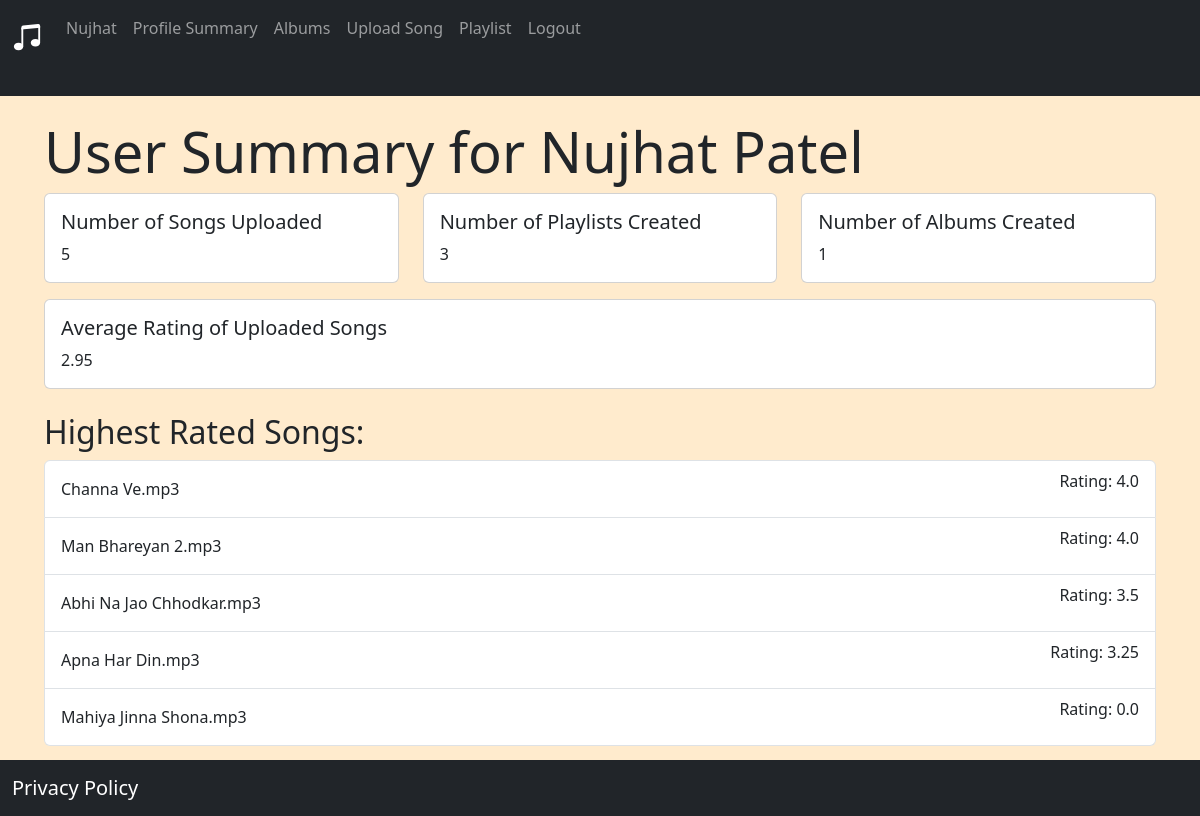
The app's page /user_summary (signed in) with its own data.
### website/models.py (models this page shows)
class User(db.Model, UserMixin):
    id = db.Column(db.Integer, primary_key = True)
    email = db.Column(db.String(150), unique = True)
    password = db.Column(db.String(150))
    first_name = db.Column(db.String(150))
    last_name = db.Column(db.String(150))
    white_list = db.Column(db.Boolean, default = True)
    playlists = db.relationship('Playlist', backref= 'user', lazy = True)
    songs = db.relationship('Song', backref= 'user', lazy = True)
    albums = db.relationship('Album', backref= 'user', lazy = True)

class Song(db.Model):
    id = db.Column(db.Integer, primary_key = True)
    name = db.Column(db.String(150))
    lyrics = db.Column(db.String(5000))
    duration = db.Column(db.String(150))
    singer = db.Column(db.String(150))
    genre = db.Column(db.String(150))
    created_at = db.Column(db.DateTime(), default = func.now())
    ratings = db.Column(db.Float, default=0.0)
    num_ratings = db.Column(db.Integer, default=0)
    user_id = db.Column(db.Integer, db.ForeignKey('user.id'))
    albums = db.relationship('Album', secondary= album_song_association, back_populates='album_songs')
    playlists = db.relationship('Playlist', secondary= playlist_song_association, back_populates='songs')

### website/views.py (the view)
@views.route('/user_summary')
def user_summary():
    user_id = session.get('user')
    user_name = session.get('user_name')
    user = User.query.get(user_id)
    num_songs = len(user.songs)
    num_playlists = len(user.playlists)
    num_albums = len(user.albums)
    total_rating = 0
    for song in user.songs:
        total_rating += song.ratings
    average_rating = total_rating / num_songs if num_songs > 0 else 0
    highest_rated_songs = (
        Song.query.filter_by(user_id=user_id)
        .order_by(Song.ratings.desc())
        .limit(5)  # You can limit to a specific number of top-rated songs
        .all()
    )
    return render_template(
        'user_summary.html',
        user=user,
        user_name = user_name,
        num_songs=num_songs,
        num_playlists=num_playlists,
        num_albums=num_albums,
        average_rating=average_rating,
        highest_rated_songs=highest_rated_songs,
    )

### website/templates/user_summary.html (shortened to what this page needs)
{% extends "base.html" %}
{% block content %}
<div class="container mt-5">
    <h1 class="display-4">User Summary for {{ user.first_name }} {{ user.last_name }}</h1>
    <div class="row">
        <div class="col-md-4">
            <div class="card">
                <div class="card-body">
                    <h5 class="card-title">Number of Songs Uploaded</h5>
                    <p class="card-text">{{ num_songs }}</p>
                </div>
            </div>
        </div>
        <div class="col-md-4">
            <div class="card">
                <div class="card-body">
                    <h5 class="card-title">Number of Playlists Created</h5>
                    <p class="card-text">{{ num_playlists }}</p>
                </div>
            </div>
        </div>
        <div class="col-md-4">
            <div class="card">
                <div class="card-body">
                    <h5 class="card-title">Number of Albums Created</h5>
                    <p class="card-text">{{ num_albums }}</p>
                </div>
            </div>
        </div>
    </div>
    <div class="card mt-3">
        <div class="card-body">
            <h5 class="card-title">Average Rating of Uploaded Songs</h5>
            <p class="card-text">{{ average_rating|round(2) }}</p>
        </div>
    </div>
    <div class="mt-4">
        <h2>Highest Rated Songs:</h2>
        <ul class="list-group">
            {% for song in highest_rated_songs %}
            <li class="list-group-item d-flex justify-content-between align-items-center">
                {{ song.name }}
                <p>Rating: {{ song.ratings|round(2) }}</p>
            </li>
            {% endfor %}
        </ul>
    </div>
</div>
{% endblock %}

### website/templates/base.html (shortened to what this page needs)
<!DOCTYPE html>
<html lang="en" >
<head>
  <link href="https://cdn.jsdelivr.net/npm/bootstrap@5.3.2/dist/css/bootstrap.min.css" rel="stylesheet"
>
</head>
<body  style="background-color: blanchedalmond;">
  <nav class="navbar navbar-expand-sm navbar-dark bg-dark fixed-top mb-4">
    <div class="container-fluid mb-4">
      <a class="navbar-brand" href="javascript:void(0)"> </i></a>
      <div class="collapse navbar-collapse" id="mynavbar">
        <ul class="navbar-nav me-auto">
          <li class="nav-item">
            <a class="nav-link" href="{{url_for('views.home')}}">{{ user_name}} </a>
          </li>
          <li class="nav-item">
            <a class="nav-link" href="{{url_for('views.user_summary')}}">Profile Summary </a>
          </li>
          <li class="nav-item">
            <a class="nav-link" href="{{url_for('album.view_albums')}}">
              <p>Albums </p>
            </a>
          </li>
          <li class="nav-item">
            <a class="nav-link" href="{{url_for('views.upload_song')}}">
              <p>Upload Song </p>
            </a>
          </li>
          <li class="nav-item">
            <a class="nav-link" href="{{url_for('playlist.select_playlist')}}">
              <p>Playlist </p>
            </a>
          </li>
          <li class="nav-item">
            <a class="nav-link" href="{{url_for('auth.logout')}}">Logout</a>
          </li>
        </ul>
      </div>
    </div>
  </nav>
  <div style="margin-top: 50px; padding: 20px; margin-bottom: 50px;">
    <div class="container-fluid mt-5 ">
      {% block content %}
      {% endblock %}
    </div>
  </div>
  <nav class="navbar navbar-expand-sm bg-dark navbar-dark fixed-bottom">
    <div class="container-fluid">
      <a class="navbar-brand" href="{{url_for('views.privacy_policy')}}" >Privacy Policy</a>
    </div>
  </nav>
</body>
</html>

### records on screen
User: first_name "Nujhat", last_name "Patel"
Song: name "Channa Ve.mp3", ratings "4.0"
Song: name "Man Bhareyan 2.mp3", ratings "4.0"
Song: name "Abhi Na Jao Chhodkar.mp3", ratings "3.5"
Song: name "Apna Har Din.mp3", ratings "3.25"
Song: name "Mahiya Jinna Shona.mp3", ratings "0.0"

### other values on screen
{{ num_songs }} "5"
{{ num_playlists }} "3"
{{ num_albums }} "1"
{{ average_rating|round(2) }} "2.95"
